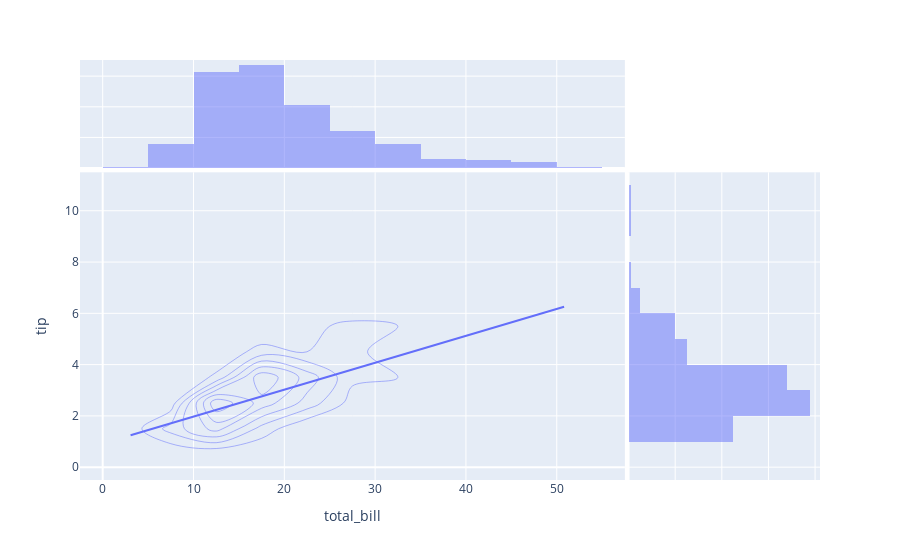

Write notebook code for a chart like this one.
### Code cell
#optional
import plotly.express as px
df = px.data.tips()

fig = px.density_contour(df, x="total_bill", y="tip", trendline='ols',marginal_x="histogram", marginal_y="histogram")
fig.show()

### Figure 1 — Plotly figure (JSON) as saved in the notebook; plotly's stock layout.template omitted (floating-point values rounded to 4 significant figures; data arrays with more than 128 entries replaced by an {"elided": "..."} marker saying what was removed)
{"data": [{"contours": {"coloring": "none"}, "hoverlabel": {"namelength": 0}, "hovertemplate": "total_bill=%{x}<br>tip=%{y}<br>count=%{z}", "legendgroup": "", "line": {"color": "#636efa"}, "name": "", "showlegend": false, "type": "histogram2dcontour", "x": {"elided": "244 float values"}, "xaxis": "x", "xbingroup": "x", "y": {"elided": "244 float values"}, "yaxis": "y", "ybingroup": "y"}, {"alignmentgroup": "True", "bingroup": "x", "hoverlabel": {"namelength": 0}, "hovertemplate": "total_bill=%{x}<br>count=%{y}", "legendgroup": "", "marker": {"color": "#636efa"}, "name": "", "offsetgroup": "", "opacity": 0.5, "showlegend": false, "type": "histogram", "x": {"elided": "244 float values"}, "xaxis": "x3", "yaxis": "y3"}, {"alignmentgroup": "True", "bingroup": "y", "hoverlabel": {"namelength": 0}, "hovertemplate": "tip=%{y}<br>count=%{x}", "legendgroup": "", "marker": {"color": "#636efa"}, "name": "", "offsetgroup": "", "opacity": 0.5, "showlegend": false, "type": "histogram", "xaxis": "x2", "y": {"elided": "244 float values"}, "yaxis": "y2"}, {"hoverlabel": {"namelength": 0}, "hovertemplate": "<b>OLS trendline</b><br>tip = 0.105025 * total_bill + 0.92027<br>R<sup>2</sup>=0.456617<br><br>total_bill=%{x}<br>tip=%{y} <b>(trend)</b>", "legendgroup": "", "line": {"color": "#636efa"}, "mode": "lines", "name": "", "showlegend": false, "type": "scatter", "x": {"elided": "244 float values"}, "xaxis": "x", "y": {"elided": "244 float values"}, "yaxis": "y"}], "layout": {"barmode": "overlay", "legend": {"tracegroupgap": 0}, "margin": {"t": 60}, "xaxis": {"anchor": "y", "domain": [0, 0.7363], "title": {"text": "total_bill"}}, "xaxis2": {"anchor": "y2", "domain": [0.7413, 1], "matches": "x2", "showgrid": true, "showline": false, "showticklabels": false, "ticks": ""}, "xaxis3": {"anchor": "y3", "domain": [0, 0.7363], "matches": "x", "showgrid": true, "showticklabels": false}, "xaxis4": {"anchor": "y4", "domain": [0.7413, 1], "matches": "x2", "showgrid": true, "showline": false, "showticklabels": false, "ticks": ""}, "yaxis": {"anchor": "x", "domain": [0, 0.7326], "title": {"text": "tip"}}, "yaxis2": {"anchor": "x2", "domain": [0, 0.7326], "matches": "y", "showgrid": true, "showticklabels": false}, "yaxis3": {"anchor": "x3", "domain": [0.7426, 1], "matches": "y3", "showgrid": true, "showline": false, "showticklabels": false, "ticks": ""}, "yaxis4": {"anchor": "x4", "domain": [0.7426, 1], "matches": "y3", "showgrid": true, "showline": false, "showticklabels": false, "ticks": ""}}}
